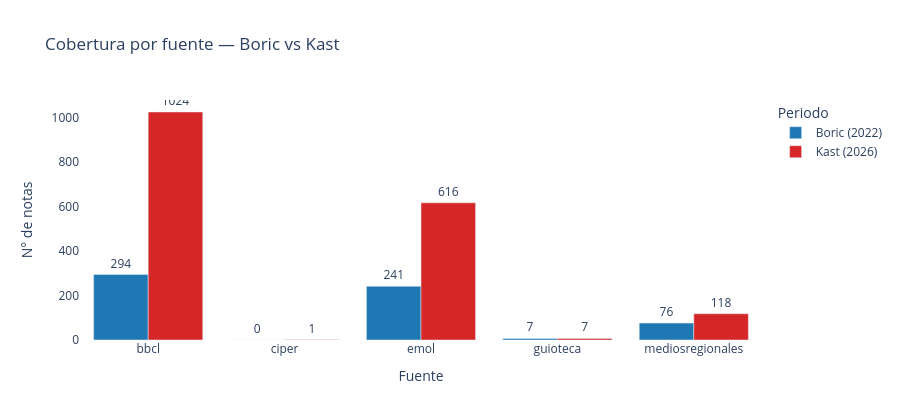

Notebook code cell kept with this figure:
### Code cell
# --- Gráfico 7: Distribución por fuente y período ---
fuente_pivot = (
    df.groupby(['Fuente', 'Periodo']).size()
    .unstack(fill_value=0)
    .reindex(columns=[GROUP_LABELS[g] for g in GROUPS], fill_value=0)
    .reset_index()
)
fuente_long = fuente_pivot.melt(id_vars='Fuente', var_name='Periodo', value_name='n')

fig7 = px.bar(
    fuente_long,
    x='Fuente', y='n', color='Periodo',
    barmode='group',
    color_discrete_map=GROUP_COLORS,
    text='n',
    title='Cobertura por fuente — Boric vs Kast',
)
fig7.update_traces(textposition='outside')
fig7.update_layout(plot_bgcolor='white', height=420, yaxis_title='N° de notas')
fig7.write_image('fuentes_gobierno.png', scale=2)
fig7.show()

### Figure 1 — Plotly figure (JSON) as saved in the notebook; plotly's stock layout.template omitted (floating-point values rounded to 4 significant figures)
{"data": [{"alignmentgroup": "True", "hovertemplate": "Periodo=Boric (2022)<br>Fuente=%{x}<br>n=%{text}<extra></extra>", "legendgroup": "Boric (2022)", "marker": {"color": "#1f77b4", "pattern": {"shape": ""}}, "name": "Boric (2022)", "offsetgroup": "Boric (2022)", "orientation": "v", "showlegend": true, "text": [294.0, 0.0, 241.0, 7.0, 76.0], "textposition": "outside", "type": "bar", "x": ["bbcl", "ciper", "emol", "guioteca", "mediosregionales"], "xaxis": "x", "y": [294, 0, 241, 7, 76], "yaxis": "y"}, {"alignmentgroup": "True", "hovertemplate": "Periodo=Kast (2026)<br>Fuente=%{x}<br>n=%{text}<extra></extra>", "legendgroup": "Kast (2026)", "marker": {"color": "#d62728", "pattern": {"shape": ""}}, "name": "Kast (2026)", "offsetgroup": "Kast (2026)", "orientation": "v", "showlegend": true, "text": [1024.0, 1.0, 616.0, 7.0, 118.0], "textposition": "outside", "type": "bar", "x": ["bbcl", "ciper", "emol", "guioteca", "mediosregionales"], "xaxis": "x", "y": [1024, 1, 616, 7, 118], "yaxis": "y"}], "layout": {"barmode": "group", "height": 420, "legend": {"title": {"text": "Periodo"}, "tracegroupgap": 0}, "plot_bgcolor": "white", "title": {"text": "Cobertura por fuente — Boric vs Kast"}, "xaxis": {"anchor": "y", "domain": [0, 1], "title": {"text": "Fuente"}}, "yaxis": {"anchor": "x", "domain": [0, 1], "title": {"text": "N° de notas"}}}}
